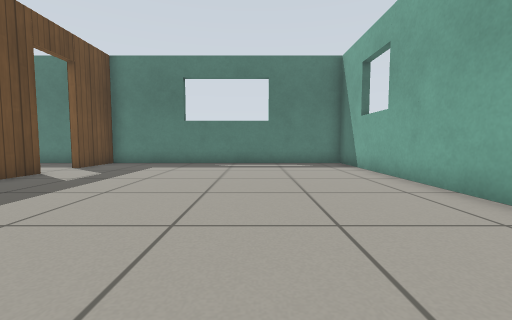
[1] (above)

20 first-person views from a walk through a robot-simulator world made for Gazebo. The camera is 0.5 m above the floor, tilts 4° down and sees 90° across. The floor is counted in squares, 0.5 m on a side. Each view is taken from the middle of a square. On the plan, view 1 faces up. The plan holds only what a view shows up to about 11 squares ahead; the rest is blank. The place goes on beyond the plan. Simple patterns stand in for the simulator's built-in surfaces.

[2]
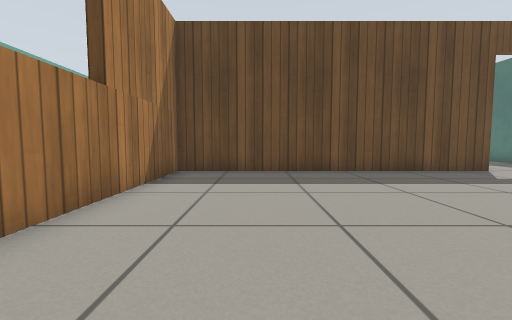

[3]
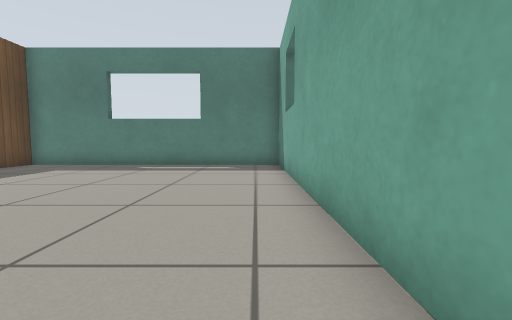

[4]
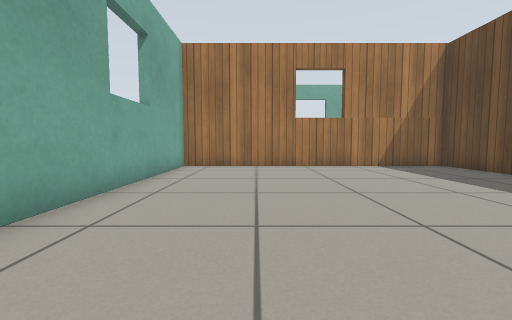

[5]
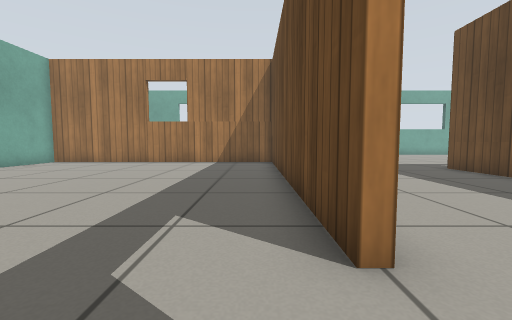

[6]
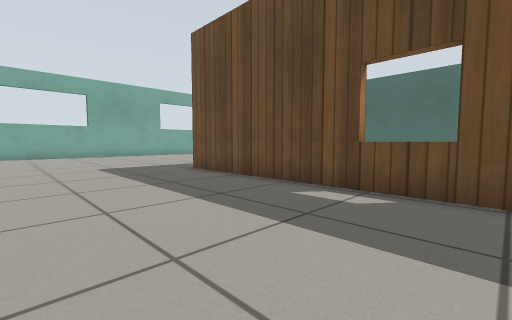

[7]
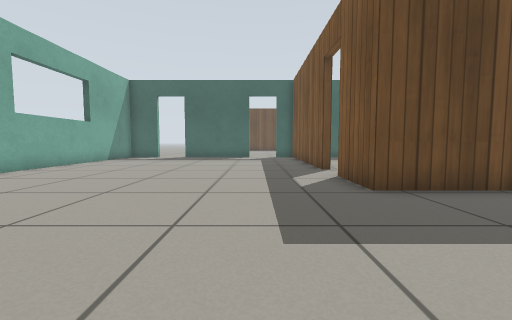

[8]
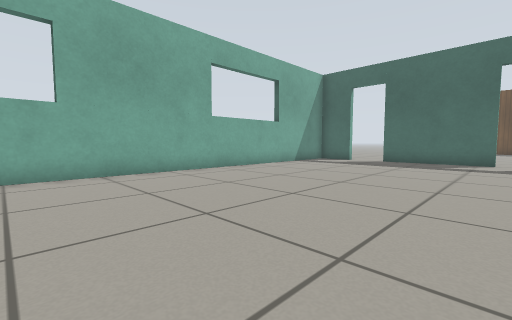

[9]
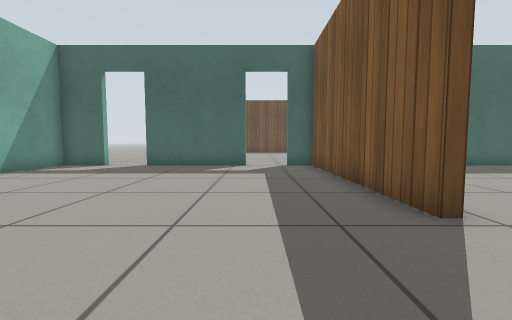

[10]
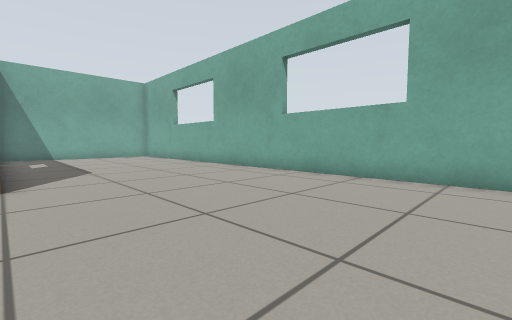

[11]
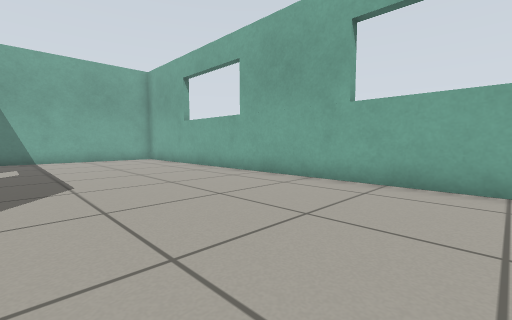

[12]
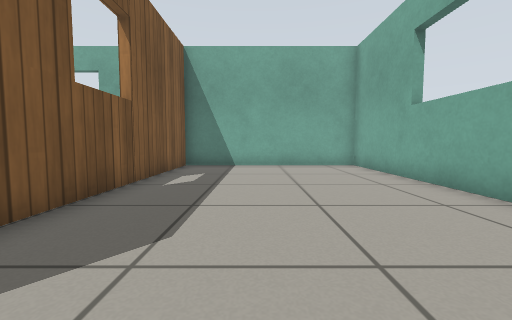

[13]
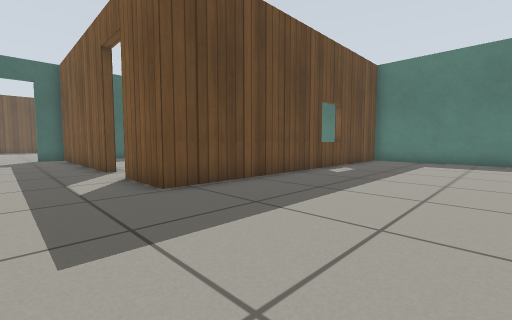

[14]
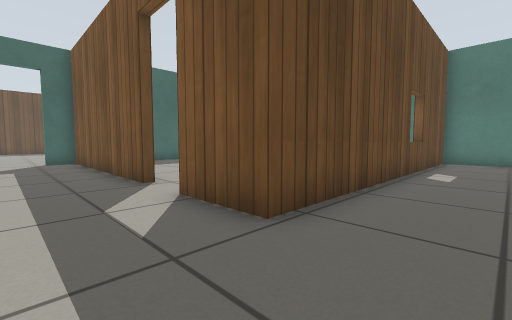

[15]
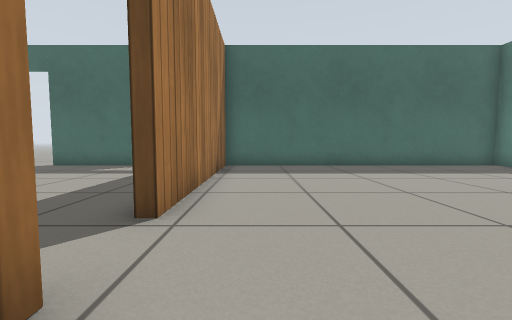

[16]
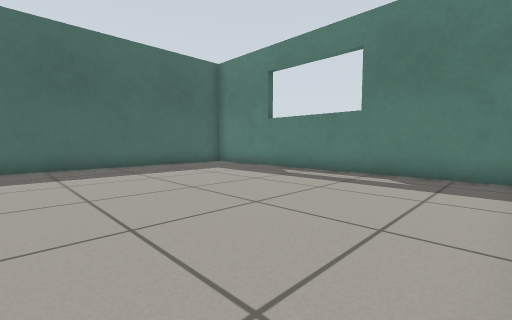

[17]
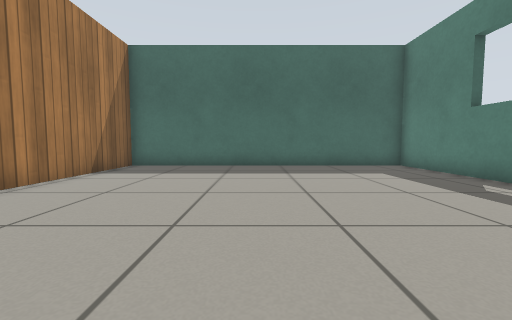

[18]
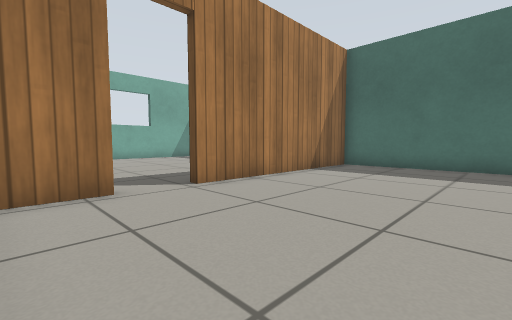

[19]
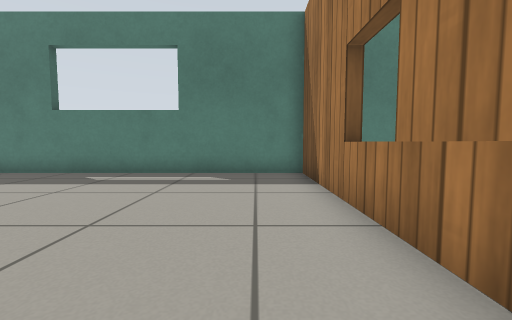

[20]
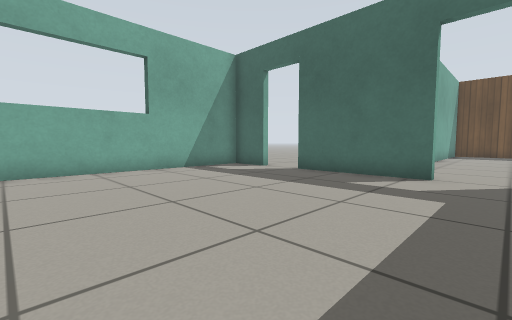

### Floor plan
Points are (right, up) in squares from view 1. A wall is a line through its corners. A room is listed if a view was taken in it or the views show most of it. See-through windows are left out.
Room 1 (views 1, 2, 3, 4, 5)
walls: (-6.8, 8.1) (-6.8, -2.7) (4, -2.7) (4, 12.2) (0.5, 12.2); (-3.4, 12.2) (-6.8, 12.2) (-6.8, 9.8)
ways out: open door at (-7, 8.5) to room 2
Room 2 (views 6, 7, 8, 9, 10, 11, 12, 13, 14, 20)
walls: (-17.2, 0.4) (-24.9, 0.4) (-24.9, -0.8); (-24.9, -2.4) (-24.9, -6.8); (-13.2, 11.7) (-13.2, 0.4) (-15.5, 0.4); (-24.9, -8.4) (-24.9, -10.2) (4, -10.2) (4, -3) (-4.1, -3); (-7.9, 12.2) (-12.8, 12.2)
ways out: open door at (-7, 8.5) to room 1; open door at (-16.5, 0.5) to room 3; open door at (-25, -7.5); open door at (-25, -1.5)
Room 3 (views 15, 16, 17, 18, 19)
walls: (-13.5, 5.4) (-13.5, 12.2) (-24.9, 12.2) (-24.9, 0.7) (-17.2, 0.7); (-15.5, 0.7) (-13.9, 0.7)
ways out: open door at (-16.5, 0.5) to room 2

Where each view was taken, in squares from view 1:
view 1: 0 up, 0 right, facing up
view 2: 0 up, 2 right, facing left
view 3: 1 up, 3 right, facing up
view 4: 8 up, 1 right, facing down
view 5: 10 up, 6 left, facing down
view 6: 9 up, 8 left, facing down-left
view 7: 2 down, 8 left, facing left
view 8: 2 down, 11 left, facing down-left
view 9: 2 down, 14 left, facing left
view 10: 3 down, 14 left, facing down-right
view 11: 4 down, 11 left, facing down-right
view 12: 6 down, 7 left, facing right
view 13: 2 down, 8 left, facing up-left
view 14: 2 down, 11 left, facing up-left
view 15: 2 up, 14 left, facing left
view 16: 4 up, 14 left, facing up-left
view 17: 6 up, 14 left, facing left
view 18: 6 up, 14 left, facing down-left
view 19: 4 up, 15 left, facing up
view 20: 1 down, 17 left, facing down-left
